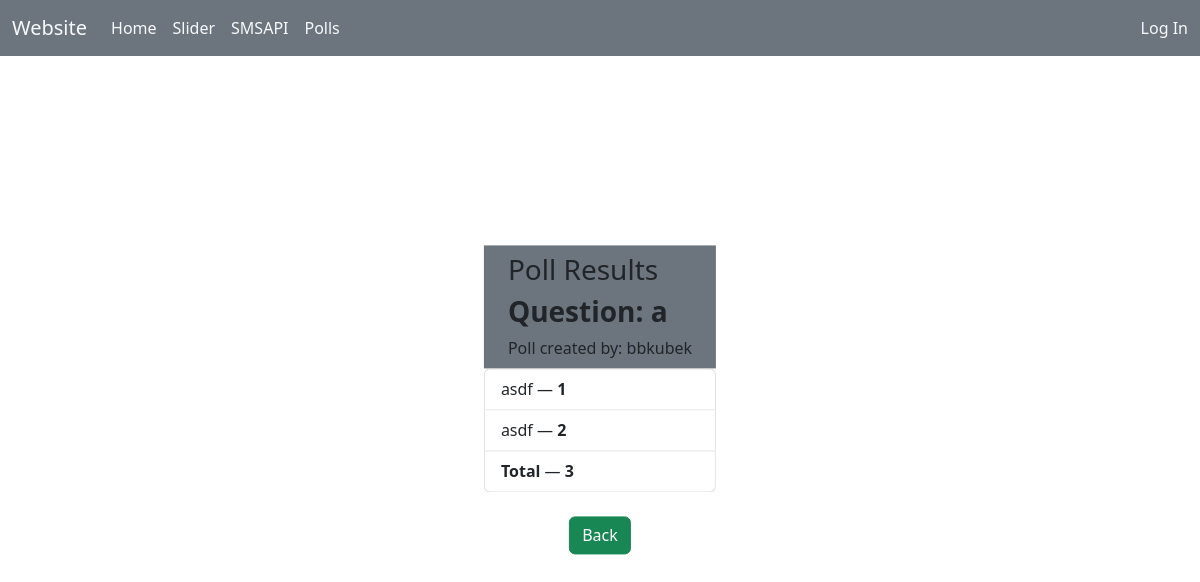
The page /results/14 on the database its author committed.
### website/models.py (models this page shows, shortened)
class TwoOptionPoll(models.Model):
    user = models.ForeignKey(User, on_delete=models.CASCADE)
    user_votes = models.TextField(null=True)
    question = models.TextField(max_length=100)
    option_one = models.CharField(max_length=30)
    option_two = models.CharField(max_length=30)
    option_one_count = models.IntegerField(default=0)
    option_two_count = models.IntegerField(default=0)
    def total(self):
        return self.option_one_count + self.option_two_count

### website/views.py (the view)
# urls.py: path('results/<int:poll_id>', views.results, name="results"),
def results(request, poll_id):
    poll = TwoOptionPoll.objects.get(id=poll_id)
    user_votes_list = poll.user_votes
    option1_list = []
    option2_list = []
    if user_votes_list is not None:
        user_list = user_votes_list.split(", ")[:-1]
        for user in user_list:
            if user[-1] == "1":
                option1_list.append(user[:-1])
            else:
                option2_list.append(user[:-1])
    context ={
        'poll': poll,
        'option1_list': option1_list,
        'option2_list': option2_list,
        'user_votes_list': user_votes_list,
    }
    return render(request, 'results.html', context)

### templates/results.html (shortened to what this page needs)
{% extends "base.html" %}
{% block main %}
<div class="position-absolute top-50 start-50 translate-middle d-flex align-items-center justify-content-center flex-column gap-4">
    <div class="row">
        <div class="panel panel-default">
            <div class="panel-heading  bg-secondary p-2 px-4">
                <h3 class="panel-title">Poll Results</h3>
                <h3 class="panel-title"><b>Question: {{poll.question}}</b></h3>
                <span class="panel-title">Poll created by: {{poll.user.username}}</span>
            </div>
            <ul class="list-group">
                <li class="list-group-item">{{poll.option_one}} &mdash; <strong>{{poll.option_one_count}}</strong></li>
                <li class="list-group-item">{{poll.option_two}} &mdash; <strong>{{poll.option_two_count}}</strong></li>
                <li class="list-group-item"><b>Total</b> &mdash; <strong>{{poll.total}}</strong> &nbsp; &nbsp;
                </li>
            </ul>
        </div>
    </div>
    <a type="button" class="btn btn-success" href="/polls">Back</a>
</div>
{% endblock %}

### static/css/style.css (style rules this page uses)
* { margin: 0; padding: 0; box-sizing: border-box; }

### rows shown on the page
TwoOptionPoll: question "a", user.username "bbkubek", option_one "asdf", option_one_count "1", option_two "asdf", option_two_count "2", total "3"
